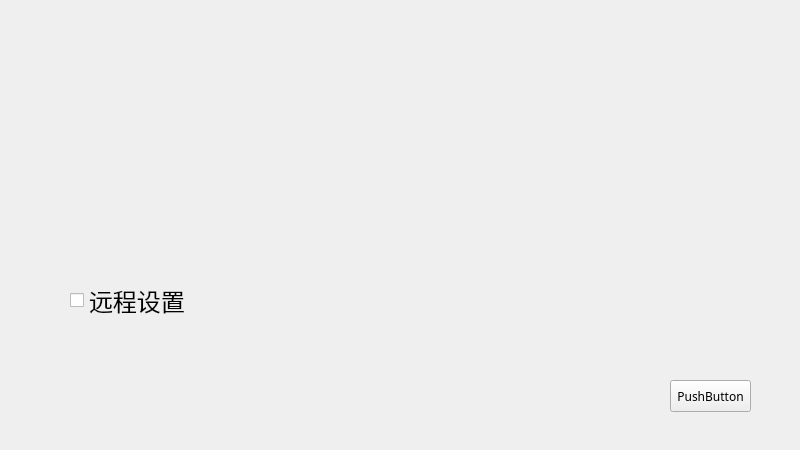
<?xml version="1.0" encoding="UTF-8"?>
<ui version="4.0">
 <class>LocalSet</class>
 <widget class="QWidget" name="LocalSet">
  <property name="geometry">
   <rect>
    <x>0</x>
    <y>0</y>
    <width>800</width>
    <height>450</height>
   </rect>
  </property>
  <property name="font">
   <font>
    <family>WenQuanYi Micro Hei</family>
   </font>
  </property>
  <property name="windowTitle">
   <string>系统设置</string>
  </property>
  <widget class="QPushButton" name="buttonQuit">
   <property name="geometry">
    <rect>
     <x>670</x>
     <y>380</y>
     <width>81</width>
     <height>32</height>
    </rect>
   </property>
   <property name="text">
    <string>PushButton</string>
   </property>
  </widget>
  <widget class="QCheckBox" name="checkBoxRemoteSet">
   <property name="geometry">
    <rect>
     <x>70</x>
     <y>280</y>
     <width>171</width>
     <height>41</height>
    </rect>
   </property>
   <property name="font">
    <font>
     <pointsize>18</pointsize>
    </font>
   </property>
   <property name="text">
    <string>远程设置</string>
   </property>
  </widget>
 </widget>
 <resources/>
 <connections/>
</ui>
